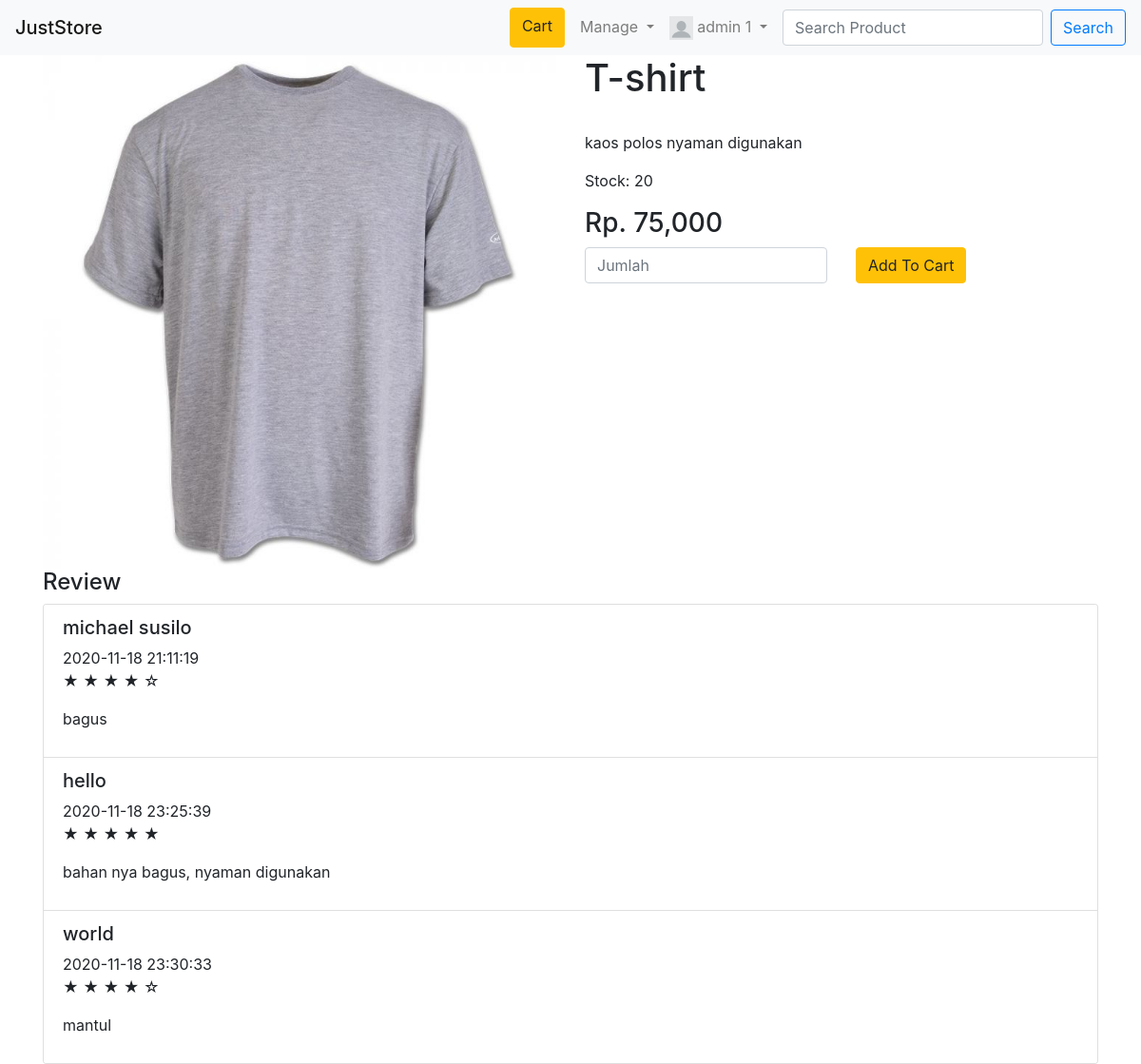
Screenshot of /productDetail.php?id=5 (signed in) with the database file from the repository.
### tables this page shows
CREATE TABLE `product` (
  `id_product` int(11) NOT NULL,
  `id_category` int(11) NOT NULL,
  `name_product` varchar(255) NOT NULL,
  `description_product` varchar(255) NOT NULL,
  `price_product` int(11) NOT NULL,
  `stock_product` int(11) NOT NULL,
  `image_product` varchar(255) NOT NULL
);

CREATE TABLE `review` (
  `id_review` int(11) NOT NULL,
  `id_member` int(11) NOT NULL,
  `id_product` int(11) NOT NULL,
  `rating_review` int(11) NOT NULL,
  `isi_review` varchar(255) DEFAULT NULL,
  `date_review` datetime NOT NULL
);

CREATE TABLE `member` (
  `id_member` int(11) NOT NULL,
  `name_member` varchar(255) NOT NULL,
  `gender_member` varchar(255) NOT NULL,
  `address_member` varchar(255) NOT NULL,
  `phone_member` varchar(20) NOT NULL,
  `email_member` varchar(255) NOT NULL,
  `password_member` varchar(255) NOT NULL,
  `image_member` varchar(255) NOT NULL DEFAULT 'profile_default.png',
  `role_member` varchar(255) NOT NULL DEFAULT 'member',
  `verified` int(11) NOT NULL DEFAULT 0,
  `vkey` varchar(255) NOT NULL
);

### productDetail.php (the view, shortened to what this page needs)
<?php
  include 'db.php';
  $id_product = $_GET['id'];
?>
<!DOCTYPE html>
<html lang="en">
<head>
  <link rel="stylesheet" href="css/bootstrap.css">
</head>
<body>
  <?php include 'navbar.php' ?>
  <section class="detail-product">
    <div class="container">
      <div class="row">
      <?php
        $result_product = $conn->query("SELECT * FROM product WHERE id_product = '$id_product'");
        $data_product = $result_product->fetch_assoc();
      ?>
        <div class="col-sm-6">
          <img src="assets/image_product/<?php echo $data_product['image_product']; ?>" alt="" class="img-fluid">
        </div>
        <div class="col-sm-6">
          <h1><?php echo $data_product['name_product']; ?></h1>
          <br>
          <p><?php echo $data_product['description_product']; ?></p>
          <p>Stock: <?php echo $data_product['stock_product']; ?></p>
          <h3>Rp. <?php echo number_format($data_product['price_product']); ?></h3>
          <form method="post">
            <div class="row">
              <div class="col">
                <input type="number" class="form-control" placeholder="Jumlah" name="jumlah" min="1"
                max="<?php echo $data_product['stock_product'] ?>" required>
              </div>
              <div class="col">
                <button type="submit" class="btn btn-warning" name="add">Add To Cart</button>
              </div>
            </div>
          </form>
        </div>
      </div>
    </div>
  </section>
<div class="container">
  <h4>Review</h4>
  <div class="card" >
    <ul class="list-group list-group-flush">
      <?php
        $result_review =$conn->query("SELECT * FROM review r JOIN member m ON r.id_member = m.id_member
        WHERE id_product = '$id_product' ");
        while($data_review = $result_review->fetch_assoc()){
      ?>
      <li class="list-group-item">
        <h5><?php echo $data_review['name_member']; ?></h5>
        <p><?php echo $data_review['date_review']; ?>
          <br>
          <?php for($i=0 ; $i < $data_review['rating_review'] ;$i++): ?>
          &#9733;
          <?php endfor; ?>
          <?php for($i=0 ; $i < (5-$data_review['rating_review']) ;$i++): ?>
          &#9734;
          <?php endfor; ?>
        </p>
        <p><?php echo $data_review['isi_review']; ?></p>
      </li>
        <?php } ?>
    </ul>
  </div>
</div>
</body>
</html>

### rows the page displays
product: image_product (picture), name_product "T-shirt", description_product "kaos polos nyaman digunakan", stock_product "20", price_product "75,000"
review: id_member.name_member "michael susilo", date_review "2020-11-18 21:11:19", rating_review 4 (drawn), isi_review "bagus"
review: id_member.name_member "hello", date_review "2020-11-18 23:25:39", rating_review 5 (drawn), isi_review "bahan nya bagus, nyaman digunakan"
review: id_member.name_member "world", date_review "2020-11-18 23:30:33", rating_review 4 (drawn), isi_review "mantul"

### other values shown
$_SESSION['member']['name_member'] "admin 1"
